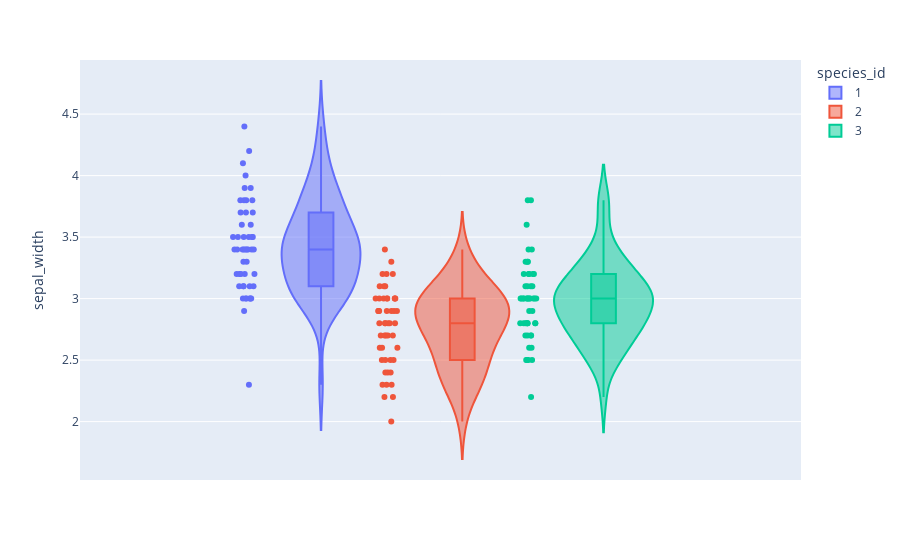

This figure's notebook cell:
### Markdown cell above
## 2.3. Violin plot

Alternatively, use the function `px.violin` to display the distribution and box plots of the sepal_width given species.

### Code cell
fig = px.violin(df, y="sepal_width", color="species_id", 
                box=True, points="all", hover_data=df.columns)
fig.show()

### Figure 1 — Plotly figure (JSON) as saved in the notebook; plotly's stock layout.template omitted (floating-point values rounded to 4 significant figures; data arrays with more than 128 entries replaced by an {"elided": "..."} marker saying what was removed)
{"data": [{"alignmentgroup": "True", "box": {"visible": true}, "customdata": {"elided": "50x5 mixed values"}, "hovertemplate": "species_id=%{customdata[4]}<br>sepal_width=%{y}<br>sepal_length=%{customdata[0]}<br>petal_length=%{customdata[1]}<br>petal_width=%{customdata[2]}<br>species=%{customdata[3]}<extra></extra>", "legendgroup": "1", "marker": {"color": "#636efa"}, "name": "1", "offsetgroup": "1", "orientation": "v", "points": "all", "scalegroup": "True", "showlegend": true, "type": "violin", "x0": " ", "xaxis": "x", "y": [3.5, 3, 3.2, 3.1, 3.6, 3.9, 3.4, 3.4, 2.9, 3.1, 3.7, 3.4, 3, 3, 4, 4.4, 3.9, 3.5, 3.8, 3.8, 3.4, 3.7, 3.6, 3.3, 3.4, 3, 3.4, 3.5, 3.4, 3.2, 3.1, 3.4, 4.1, 4.2, 3.1, 3.2, 3.5, 3.1, 3, 3.4, 3.5, 2.3, 3.2, 3.5, 3.8, 3, 3.8, 3.2, 3.7, 3.3], "y0": " ", "yaxis": "y"}, {"alignmentgroup": "True", "box": {"visible": true}, "customdata": {"elided": "50x5 mixed values"}, "hovertemplate": "species_id=%{customdata[4]}<br>sepal_width=%{y}<br>sepal_length=%{customdata[0]}<br>petal_length=%{customdata[1]}<br>petal_width=%{customdata[2]}<br>species=%{customdata[3]}<extra></extra>", "legendgroup": "2", "marker": {"color": "#EF553B"}, "name": "2", "offsetgroup": "2", "orientation": "v", "points": "all", "scalegroup": "True", "showlegend": true, "type": "violin", "x0": " ", "xaxis": "x", "y": [3.2, 3.2, 3.1, 2.3, 2.8, 2.8, 3.3, 2.4, 2.9, 2.7, 2, 3, 2.2, 2.9, 2.9, 3.1, 3, 2.7, 2.2, 2.5, 3.2, 2.8, 2.5, 2.8, 2.9, 3, 2.8, 3, 2.9, 2.6, 2.4, 2.4, 2.7, 2.7, 3, 3.4, 3.1, 2.3, 3, 2.5, 2.6, 3, 2.6, 2.3, 2.7, 3, 2.9, 2.9, 2.5, 2.8], "y0": " ", "yaxis": "y"}, {"alignmentgroup": "True", "box": {"visible": true}, "customdata": {"elided": "50x5 mixed values"}, "hovertemplate": "species_id=%{customdata[4]}<br>sepal_width=%{y}<br>sepal_length=%{customdata[0]}<br>petal_length=%{customdata[1]}<br>petal_width=%{customdata[2]}<br>species=%{customdata[3]}<extra></extra>", "legendgroup": "3", "marker": {"color": "#00cc96"}, "name": "3", "offsetgroup": "3", "orientation": "v", "points": "all", "scalegroup": "True", "showlegend": true, "type": "violin", "x0": " ", "xaxis": "x", "y": [3.3, 2.7, 3, 2.9, 3, 3, 2.5, 2.9, 2.5, 3.6, 3.2, 2.7, 3, 2.5, 2.8, 3.2, 3, 3.8, 2.6, 2.2, 3.2, 2.8, 2.8, 2.7, 3.3, 3.2, 2.8, 3, 2.8, 3, 2.8, 3.8, 2.8, 2.8, 2.6, 3, 3.4, 3.1, 3, 3.1, 3.1, 3.1, 2.7, 3.2, 3.3, 3, 2.5, 3, 3.4, 3], "y0": " ", "yaxis": "y"}], "layout": {"legend": {"title": {"text": "species_id"}, "tracegroupgap": 0}, "margin": {"t": 60}, "violinmode": "group", "xaxis": {"anchor": "y", "domain": [0, 1]}, "yaxis": {"anchor": "x", "domain": [0, 1], "title": {"text": "sepal_width"}}}}
